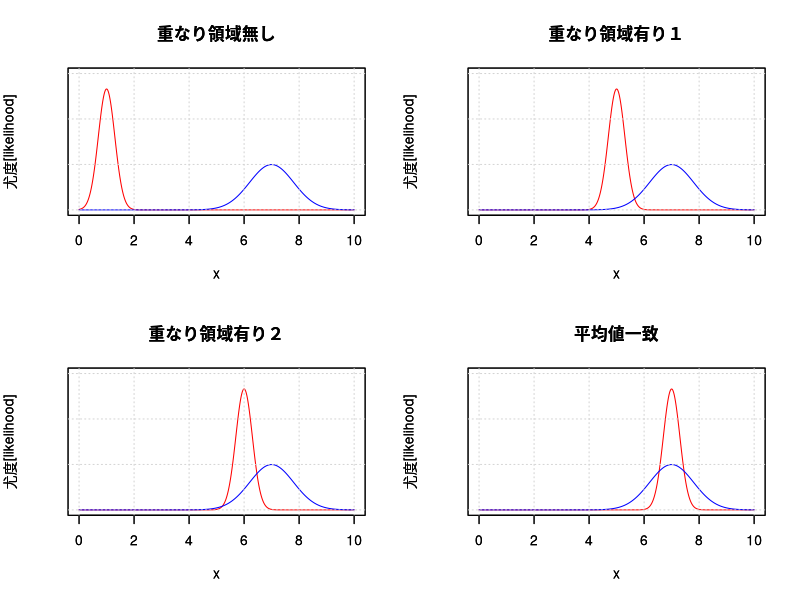
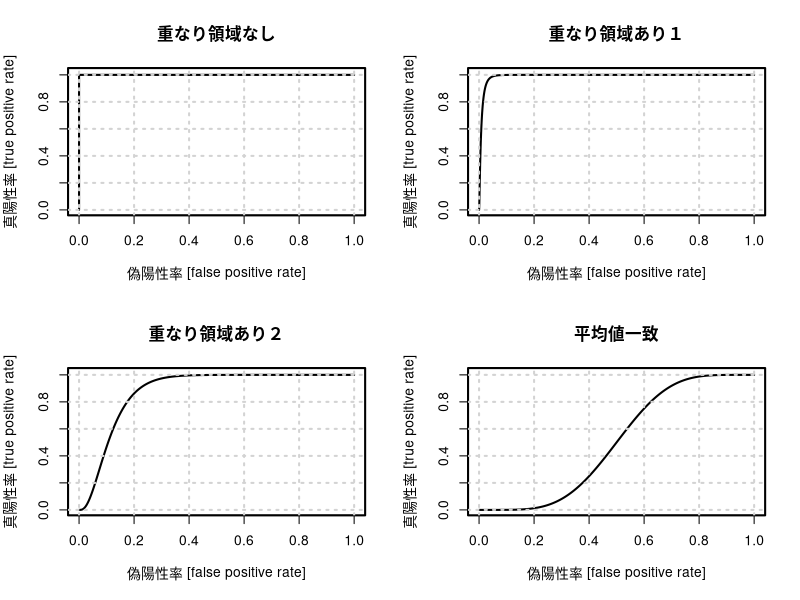

Write R code to recreate these figures, in order.
#############################
# density function          #
#############################
xMin <- 0.0 
xMax <- 10.0
yMin <- 0.0
yMax <- 1.5
datX <- seq( from=xMin, to=xMax, by=0.01 )

# 確率分布の重なり無し
dfDNorm1_1 <- data.frame( x=datX, y=dnorm( x=datX, mean=1.0, sd=0.3 ) )
dfDNorm1_2 <- data.frame( x=datX, y=dnorm( x=datX, mean=7.0, sd=0.8 ) )

# 確率分布の重なり有り１
dfDNorm2_1 <- data.frame( x=datX, y=dnorm( x=datX, mean=5.0, sd=0.3 ) )
dfDNorm2_2 <- data.frame( x=datX, y=dnorm( x=datX, mean=7.0, sd=0.8 ) )

# 確率分布の重なり有り２
dfDNorm3_1 <- data.frame( x=datX, y=dnorm( x=datX, mean=6.0, sd=0.3 ) )
dfDNorm3_2 <- data.frame( x=datX, y=dnorm( x=datX, mean=7.0, sd=0.8 ) )

# 確率分布の平均値一致
dfDNorm4_1 <- data.frame( x=datX, y=dnorm( x=datX, mean=7.0, sd=0.3 ) )
dfDNorm4_2 <- data.frame( x=datX, y=dnorm( x=datX, mean=7.0, sd=0.8 ) )


# set graphics parameters
par( mfrow=c(2,2) )   # 2*2画面表示
#par( xaxt="n" )
par( yaxt="n" )
par( lwd = 1.0 )

title <- "陽性と陰性のクラス確率分布（重なり領域有り）"
xlab <- "x"
ylab <- "尤度[likelihood]"
xlim <- range( c(xMin,xMax) )
ylim <- range( c(yMin,yMax) )
col1 <- "red"
col2 <- "blue"

#-----------------------------------------
# plot density functions
#-----------------------------------------
title1 <- "重なり領域無し"
plot( dfDNorm1_1,
      main = title1,
      xlab = xlab, ylab = ylab,
      xlim = xlim, ylim = ylim,
      col = col1,
      type = "l"
)
par(new=T)
plot( dfDNorm1_2,
      main = title1,
      xlab = xlab, ylab = ylab,
      xlim = xlim, ylim = ylim,
      col = col2,
      type = "l"
)
grid()
#-----------------------------------------
title2 <- "重なり領域有り１"
plot( dfDNorm2_1,
      main = title2,
      xlab = xlab, ylab = ylab,
      xlim = xlim, ylim = ylim,
      col = col1,
      type = "l"
)
par(new=T)
plot( dfDNorm2_2,
      main = title2,
      xlab = xlab, ylab = ylab,
      xlim = xlim, ylim = ylim,
      col = col2,
      type = "l"
)
grid()
#-----------------------------------------
title3 <- "重なり領域有り２"
plot( dfDNorm3_1,
      main = title3,
      xlab = xlab, ylab = ylab,
      xlim = xlim, ylim = ylim,
      col = col1,
      type = "l"
)
par(new=T)
plot( dfDNorm3_2,
      main = title3,
      xlab = xlab, ylab = ylab,
      xlim = xlim, ylim = ylim,
      col = col2,
      type = "l"
)
grid()
#-----------------------------------------
title4 <- "平均値一致"
plot( dfDNorm4_1,
      main = title4,
      xlab = xlab, ylab = ylab,
      xlim = xlim, ylim = ylim,
      col = col1,
      type = "l"
)
par(new=T)
plot( dfDNorm4_2,
      main = title4,
      xlab = xlab, ylab = ylab,
      xlim = xlim, ylim = ylim,
      col = col2,
      type = "l"
)
grid()
 
#############################
# ROC Curve                 #
#############################
# define density function
xMin <- 0.0 
xMax <- 1.0
yMin <- 0.0
yMax <- 1.01
dat <- seq( from=0.0, to=10.0, by=0.01 ) # 識別境界（0→10 に移動させる）

dfROC1 <- data.frame( 
  sigma1 = pnorm( q=dat, mean=1.0, sd=0.3, lower.tail=TRUE ),
  sigma2 = pnorm( q=dat, mean=7.0, sd=0.8, lower.tail=TRUE )
)

dfROC2 <- data.frame( 
  sigma1 = pnorm( q=dat, mean=5.0, sd=0.3, lower.tail=TRUE ),
  sigma2 = pnorm( q=dat, mean=7.0, sd=0.8, lower.tail=TRUE )
)

dfROC3 <- data.frame( 
  sigma1 = pnorm( q=dat, mean=6.0, sd=0.3, lower.tail=TRUE ),
  sigma2 = pnorm( q=dat, mean=7.0, sd=0.8, lower.tail=TRUE )
)

dfROC4 <- data.frame( 
  sigma1 = pnorm( q=dat, mean=7.0, sd=0.3, lower.tail=TRUE ),
  sigma2 = pnorm( q=dat, mean=7.0, sd=0.8, lower.tail=TRUE )
)

# set graphics parameters
#win.graph()           # 2枚目のグラフィックウインドウに作図
par( mfrow=c(2,2) )   # 2*2画面表示
par( xaxt="s" )
par( yaxt="s" )
par( lwd = 2 )

titleROC <- "ROC曲線 [ROC Curve]"
xlab <- "偽陽性率 [false positive rate]"
ylab <- "真陽性率 [true positive rate]"
xlim <- range( c(xMin,xMax) )
ylim <- range( c(yMin,yMax) )

#----------------------------------------
# plot ROC Curve
#----------------------------------------
titleROC1 <- "重なり領域なし"
plot( dfROC1$sigma2, dfROC1$sigma1,
      main = titleROC1,
      xlab = xlab, ylab = ylab,
      xlim = xlim, ylim = ylim,
      type = "l"      
)
grid()
#---------------------------------------
titleROC2 <- "重なり領域あり１"
plot( dfROC2$sigma2, dfROC2$sigma1,
      main = titleROC2,
      xlab = xlab, ylab = ylab,
      xlim = xlim, ylim = ylim,
      type = "l"      
)
grid()
#---------------------------------------
titleROC3 <- "重なり領域あり２"
plot( dfROC3$sigma2, dfROC3$sigma1,
      main = titleROC3,
      xlab = xlab, ylab = ylab,
      xlim = xlim, ylim = ylim,
      type = "l"      
)
grid()
#---------------------------------------
titleROC4 <- "平均値一致"
plot( dfROC4$sigma2, dfROC4$sigma1,
      main = titleROC4,
      xlab = xlab, ylab = ylab,
      xlim = xlim, ylim = ylim,
      type = "l"      
)
grid()
